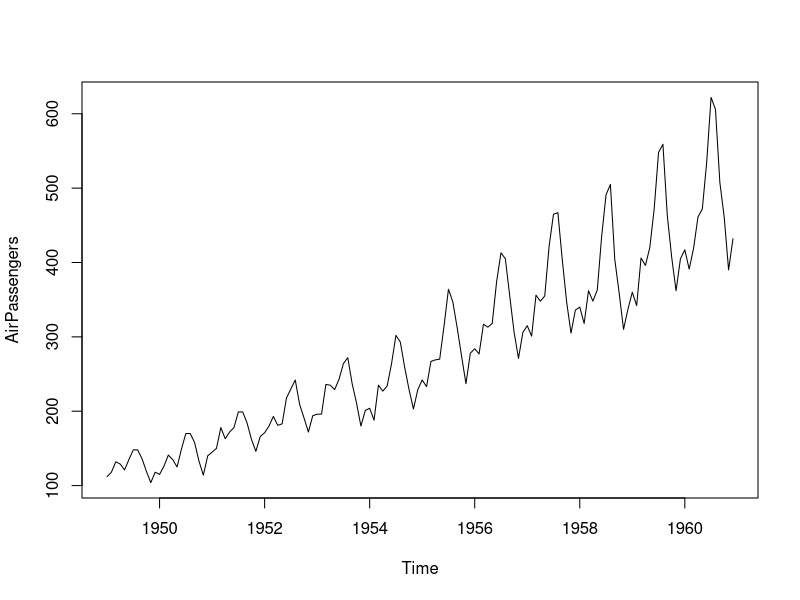
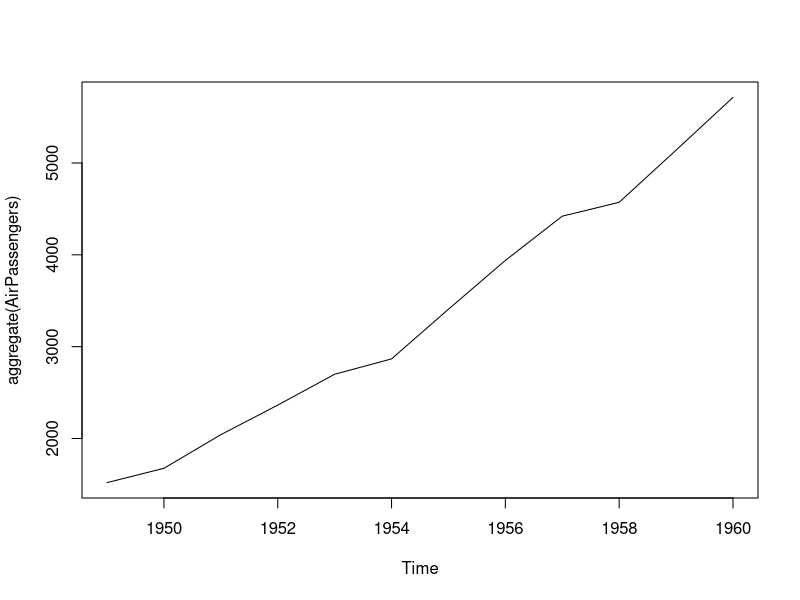
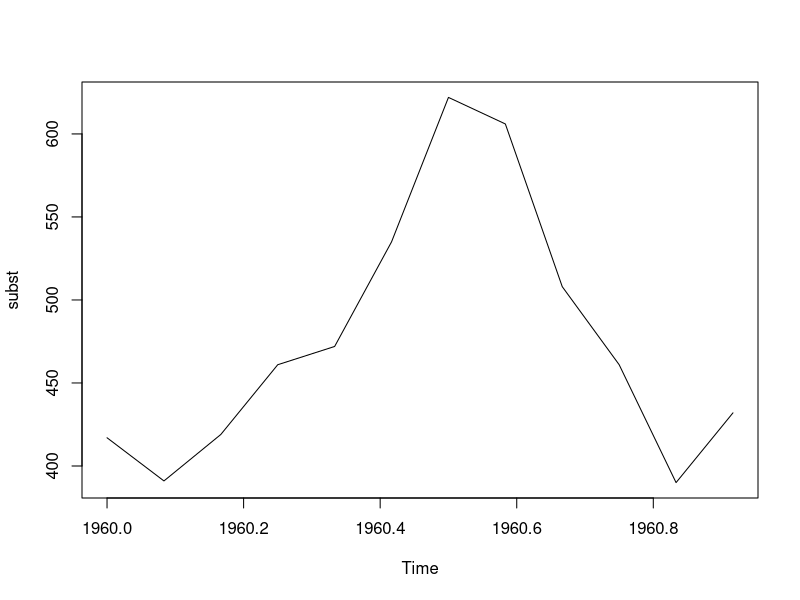
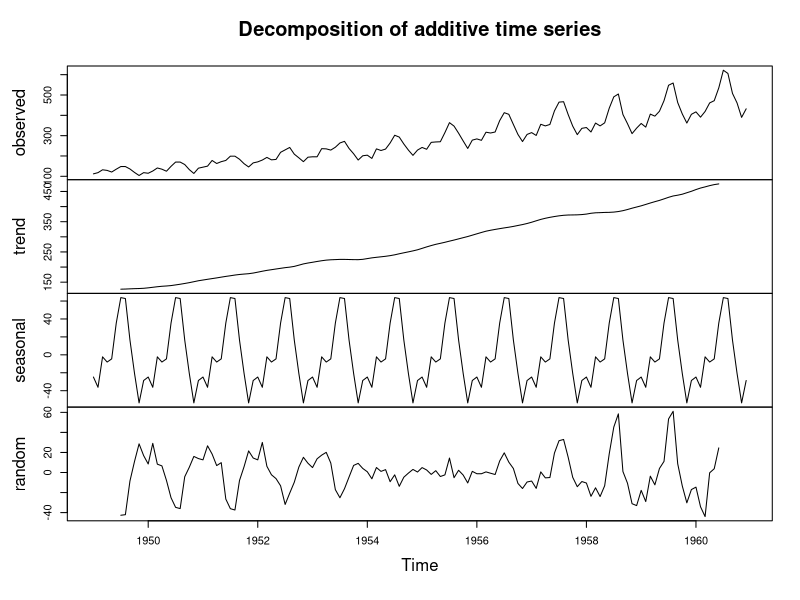
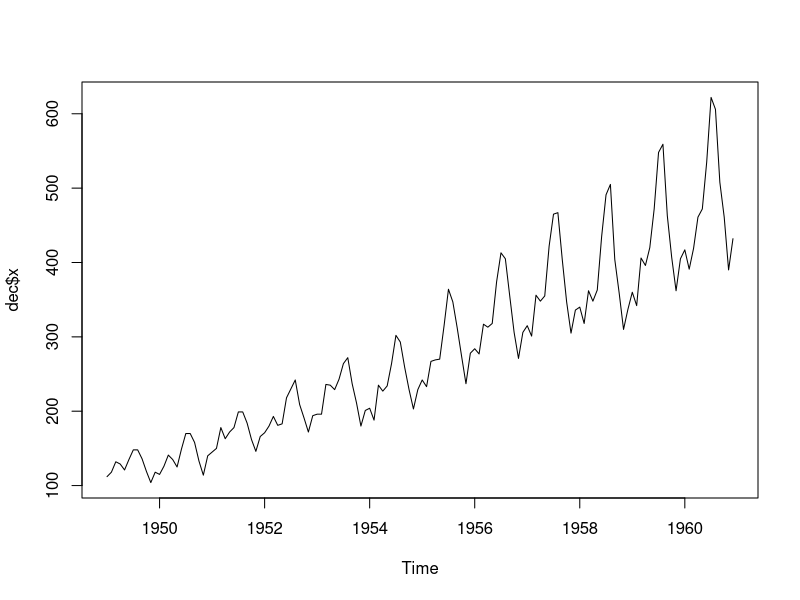
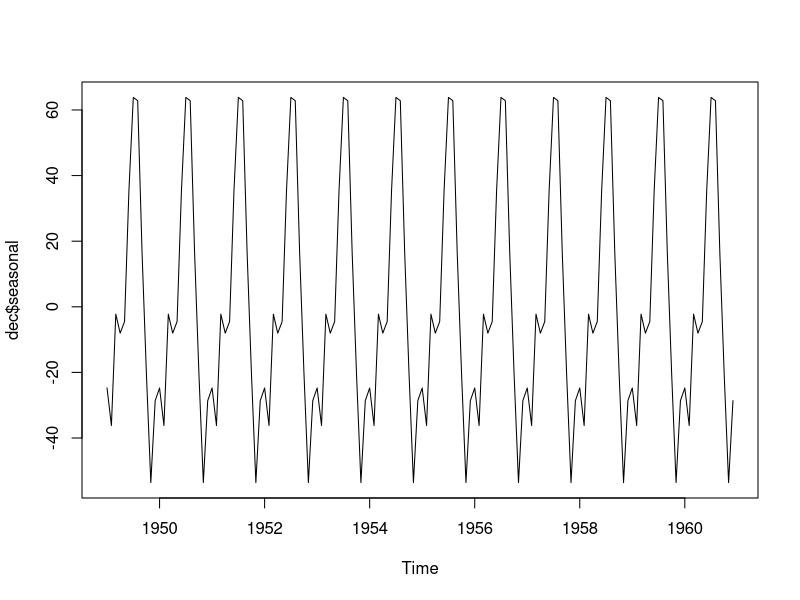
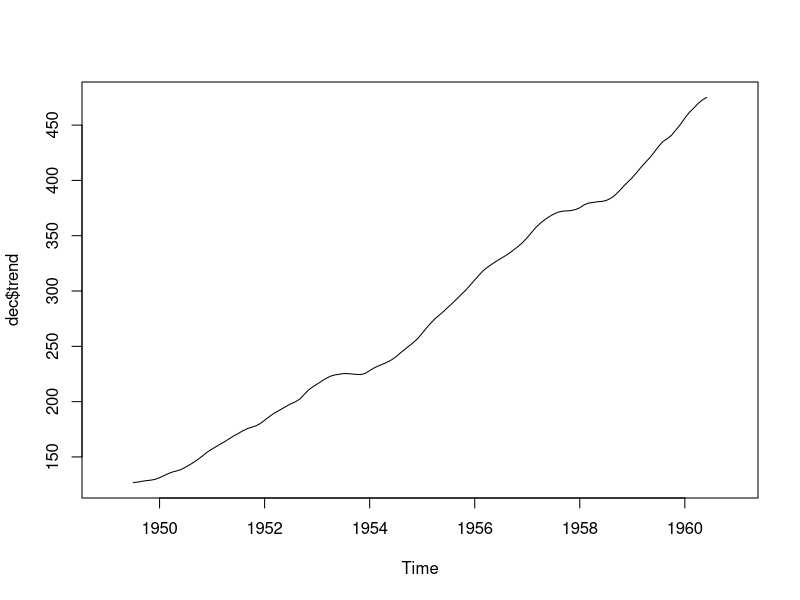
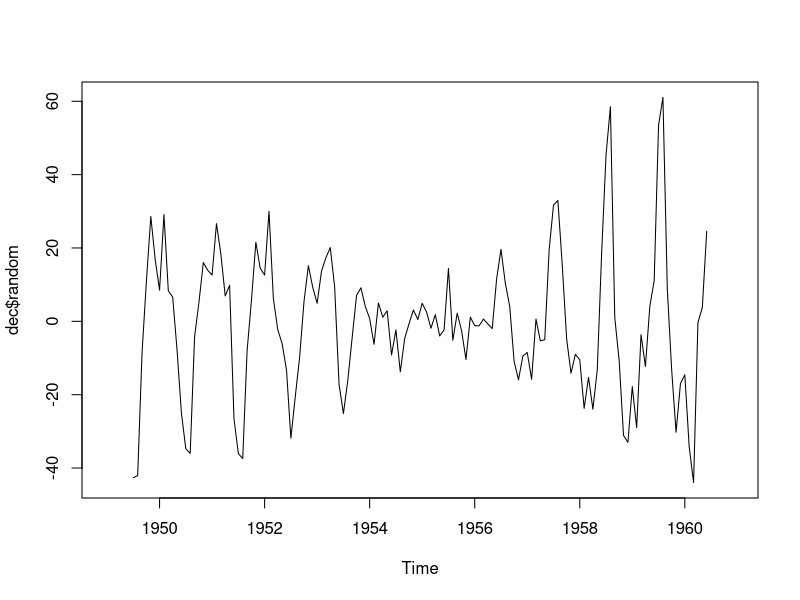

Source code (R) for these figures, in order:
## ---- chunk 1
install.packages('forecast')
library(forecast)
## ---- chunk 2
AirPassengers
start(AirPassengers) # Pegando o ano de inicio
end(AirPassengers) # Pegando o ano de fim
frequency(AirPassengers) # Quantidade de observações em relação a cada ano

## ---- chunk 3
plot(AirPassengers) 
plot(aggregate(AirPassengers))
## ---- chunk 4
subst = window(AirPassengers, start=c(1960,1), end=c(1966,12))
subst
plot(subst)
## ---- chunk 5
dec = decompose(AirPassengers)
dec
## ---- chunk 6
attributes(dec)
dec$seasonal
## ---- chunk 7
plot(dec)
plot(dec$x)
plot(dec$seasonal)
plot(dec$trend)
plot(dec$random)
## ---- chunk 8
est = ets(AirPassengers)
est
## ---- chunk 9
previsao = forecast(est, h=12)
plot(previsao)
previsao
## ---- chunk 10
arima = auto.arima(AirPassengers)
arima
## ---- chunk 11
previsao = forecast(arima, h=12)
plot(previsao)
